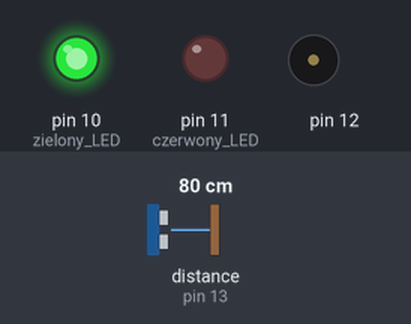
The sketch below on a simulated Arduino Uno, built with avr-gcc and run on an emulated ATmega328P. Parts: output pins drawn as LEDs (lit = HIGH), buzzer (waves = sounding). Wiring (inferred from the names in the program): ultrasonic range finder: trigger pin 13; echo pin 13. Dashed ring = blinking. The test bench sets the inputs (shaded band); at power-on: distance to the obstacle (sensor on pin 13) 80 cm. The echo pulse lasts 58.3 µs per cm.

Above: at 1.2 s.
1.3 s: distance to the obstacle (sensor on pin 13) set to 23 cm
2.8 s: distance to the obstacle (sensor on pin 13) set to 20 cm
At 3.05 s:
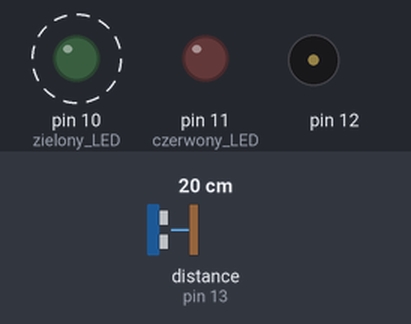
5.8 s: distance to the obstacle (sensor on pin 13) set to 2 cm
At 5.97 s:
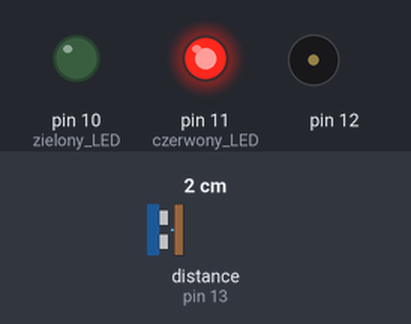
8.8 s: distance to the obstacle (sensor on pin 13) set to 18 cm
At 9.3 s:
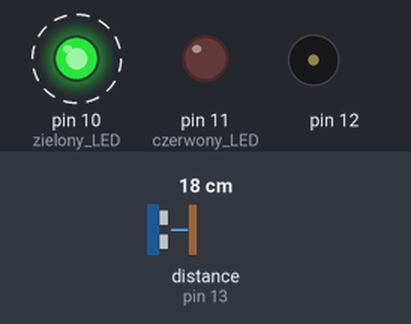
11.8 s: distance to the obstacle (sensor on pin 13) set to 4 cm
At 12.12 s:
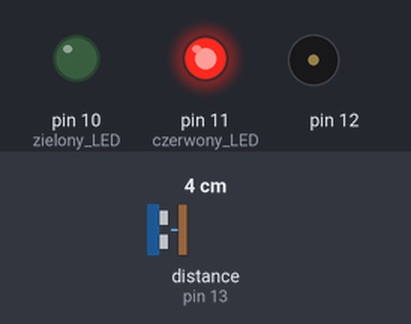
Timing chart, 0 to 15.8 s (numbered marks = the images above; inputs shaded):
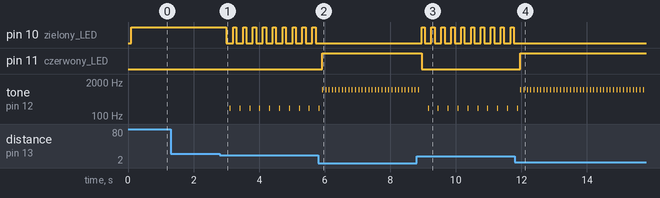

The sketch:

zadanie1a-2.ino
```cpp
// Zadanie 1a-2
// Sensor odczytuje odległość i sygnalizuje ją przy pomocy brzęczyka i 2 LEDów, wersja bez przycisku
// Potrzebne: czujnik ultradźwiękowy, 2xdioda, 1 brzęczyk
// ten czujnik ma tylko 1 wyjście/wejście http://www.seeedstudio.com/wiki/Ultra_Sonic_range_measurement_module nie poletzam tego modelu, tańszy i popularniejszy jest model HC-SR04 (2 osobne piny)


void setup() {
  pinMode (10, OUTPUT);        // zielony LED
  pinMode (11, OUTPUT);        // czerwony LED
}

void loop() {
  long duration, cm;           // tworzymy 2 zmienne przy pomocy 1 linii
  pinMode(13, OUTPUT);         // 13 pin jest używany przez sensor ultradźwiękowy
  digitalWrite(13, LOW);
  delayMicroseconds(2);
  digitalWrite(13, HIGH);
  delayMicroseconds(5);
  digitalWrite(13, LOW);

  pinMode(13, INPUT);
  duration = pulseIn(13, HIGH);
  cm = microsecondsToCentimeters(duration);
  delay(100);

  if (cm > 20) {              // jeżeli jest więcej niż 20 cm
    digitalWrite(10, HIGH);   // włączamy zielonego LEDa
    digitalWrite(11, LOW);
  }
  if (cm <= 20 && cm > 10) {  // między 10-20 cm
    digitalWrite(11, LOW);
    digitalWrite(10, HIGH);   // migamy zielonym LEDem
    delay(100);
    digitalWrite(10, LOW);
    delay(100);
    tone(12,  200, 10);       // puszczamy sygnał dźwiękowy
  }
  if (cm < 10) {              // poniżej 10 cm:
    digitalWrite(11, HIGH);   // zaświecamy czerwonego LEDa
    digitalWrite(10, LOW);
    tone(12,  1000, 10);      // sygnał dźwiękowy
  }
}


long microsecondsToCentimeters(long microseconds) {    // przelicznik potrzebny do działania czujnika
  return microseconds / 29 / 2;
}
```

Measured:
- the behaviour switches between 22 and 21 cm on distance to the obstacle (sensor on pin 13) (found by bisection; images 0 and 1)
- after the input at 1.3 s, every drawn part: stays the same
- after the input at 2.8 s, pin 10 (zielony_LED): alternates HIGH for 0.10 s and LOW for 0.20 s, starting after 0.20 s; tone on pin 12: alternates 200 Hz for 0.01 s and silent for 0.29 s, starting after 0.30 s
- after the input at 5.8 s, pin 10 (zielony_LED): stops changing and stays LOW; pin 11 (czerwony_LED): LOW → HIGH after 0.12 s
- after the input at 8.8 s, pin 10 (zielony_LED): alternates HIGH for 0.10 s and LOW for 0.20 s, starting after 0.15 s; pin 11 (czerwony_LED): HIGH → LOW after 0.15 s
- after the input at 11.8 s, pin 10 (zielony_LED): stops changing and stays LOW; pin 11 (czerwony_LED): LOW → HIGH after 0.17 s
